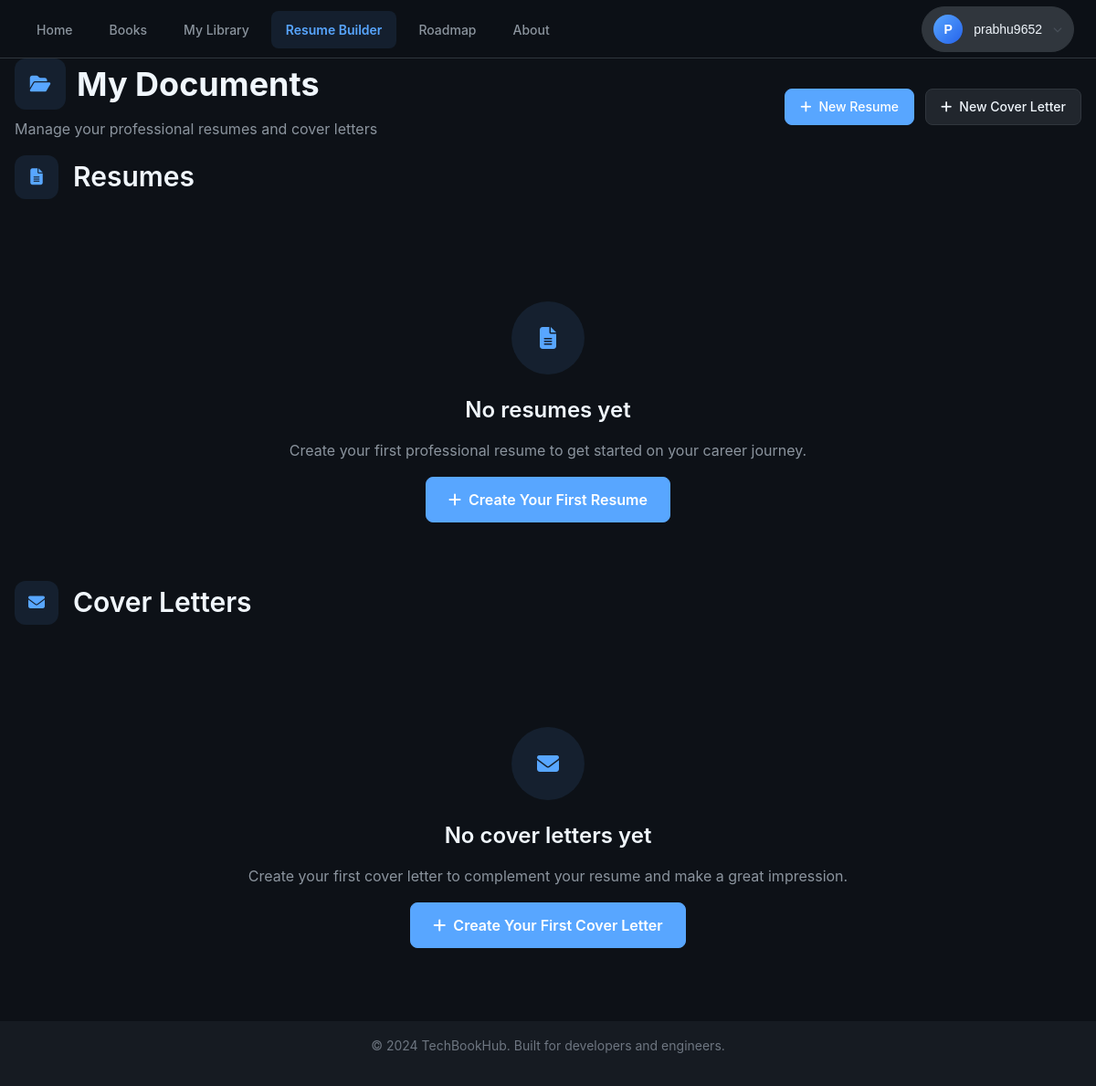
The page /resume-builder/dashboard/ (signed in) on the database as committed earlier.
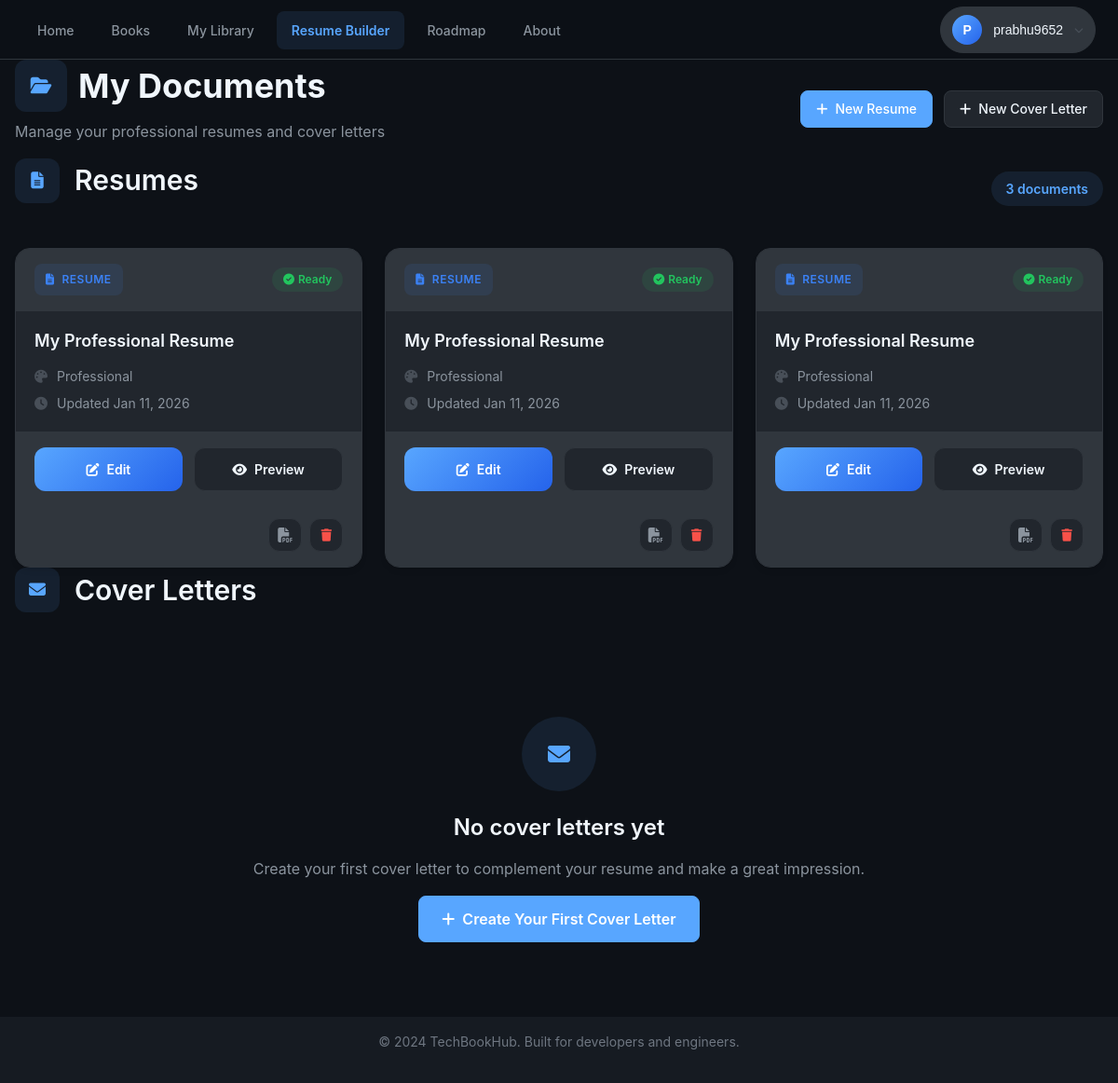
The same page on the database as committed later.
### resume_builder/models.py (models this page shows, shortened)
class Resume(models.Model):
    ROLE_CHOICES = [
        ('devops_sre', 'DevOps / SRE Engineer'),
        ('software_engineer', 'Software Engineer'),
        ('ds_ml', 'DS / ML Engineer'),
    ]
    user = models.ForeignKey(User, on_delete=models.CASCADE, related_name='resumes')
    template = models.ForeignKey(ResumeTemplate, on_delete=models.CASCADE)
    title = models.CharField(max_length=200, default="My Resume")
    role = models.CharField(max_length=30, choices=ROLE_CHOICES, default='software_engineer')
    profile_photo = models.ImageField(upload_to='resume_photos/', blank=True, null=True)
    primary_color = models.CharField(max_length=7, default='#4a9d9a', help_text='Header/accent color')
    full_name = models.CharField(max_length=100)
    role_title = models.CharField(max_length=100, blank=True, help_text="e.g., Senior DevOps Engineer")
    email = models.EmailField()
    phone = models.CharField(max_length=20, blank=True)
    address = models.TextField(blank=True, help_text="Full address")
    location = models.CharField(max_length=100, blank=True)
    linkedin = models.URLField(blank=True)
    github = models.URLField(blank=True)
    website = models.URLField(blank=True)
    skills = models.JSONField(default=list)
    summary = models.TextField(blank=True)
    experience = models.JSONField(default=list)
    projects = models.JSONField(default=list)
    education = models.JSONField(default=list)
    languages = models.JSONField(default=list)
    certifications = models.JSONField(default=list)
    created_at = models.DateTimeField(auto_now_add=True)
    updated_at = models.DateTimeField(auto_now=True)
    class Meta:
        ordering = ['-updated_at']

class ResumeTemplate(models.Model):
    CATEGORIES = [
        ('professional', 'Professional'),
        ('modern', 'Modern'),
        ('creative', 'Creative'),
        ('minimal', 'Minimal'),
    ]
    name = models.CharField(max_length=100)
    slug = models.SlugField(max_length=100, unique=True)
    category = models.CharField(max_length=20, choices=CATEGORIES, default='professional')
    description = models.TextField()
    html_template = models.TextField()
    css_styles = models.TextField()
    is_active = models.BooleanField(default=True)
    created_at = models.DateTimeField(auto_now_add=True)
    updated_at = models.DateTimeField(auto_now=True)
    primary_color = models.CharField(max_length=7, default='#4a9d9a', help_text='Primary color hex code')
    class Meta:
        ordering = ['category', 'name']

### resume_builder/views.py (the view)
# urls.py: path('dashboard/', views.dashboard, name='dashboard'),
@login_required
def dashboard(request):
    resumes = Resume.objects.filter(user=request.user)[:10]
    cover_letters = CoverLetter.objects.filter(user=request.user)[:10]
    context = {
        'title': 'My Documents',
        'resumes': resumes,
        'cover_letters': cover_letters,
    }
    return render(request, 'resume_builder/dashboard.html', context)

### accounts/access_control.py (called while the page is built, shortened)
def user_has_content_access(user):
    if not user or not user.is_authenticated:
        return False
    if user.is_superuser or user.is_staff:
        return True

### accounts/context_processors.py (called while the page is built, shortened)
def access_control_context(request):
    try:
        if hasattr(request, 'user') and request.user and request.user.is_authenticated:
            return {
                'access_context': get_user_access_context(request.user)
            }
    except Exception as e:
        import logging
        logger = logging.getLogger(__name__)
        logger.error(f"Error in access_control_context: {e}")

### resume_builder/templates/resume_builder/dashboard.html (shortened to what the changed rows need)
{% extends 'base.html' %}
{% load static %}
{% block content %}
<div class="container p-8">
  <div class="dashboard-header d-flex justify-content-between align-items-center mb-12 animate-slide-down">
    <div class="header-content">
      <h1 class="d-flex align-items-center gap-3 mb-2">
        <div class="header-icon">
          <i class="fas fa-folder-open"></i>
        </div>
        My Documents
      </h1>
    </div>
  </div>
  <div class="documents-section mb-16 animate-slide-left">
    <div class="section-header-enhanced mb-8">
      <h2 class="d-flex align-items-center">
        <div class="section-icon">
          <i class="fas fa-file-alt"></i>
        </div>
        Resumes
      </h2>
      {% if resumes %}
        <span class="document-count">
          {{ resumes|length }} document{{ resumes|length|pluralize }}
        </span>
      {% endif %}
    </div>
    {% if resumes %}
      <div class="documents-grid-enhanced">
        {% for resume in resumes %}
          <div class="document-card-enhanced animate-slide-up animate-stagger-{{ forloop.counter0|add:1 }}" data-document-id="{{ resume.id }}" data-document-type="resume">
            <div class="card-header-section">
              <div class="document-type-badge resume-badge">
                <i class="fas fa-file-alt"></i>
                Resume
              </div>
              <div class="document-status-badge">
                <i class="fas fa-check-circle"></i>
                Ready
              </div>
            </div>
            <div class="card-body-section">
              <h3 class="document-title-enhanced">{{ resume.title }}</h3>
              <div class="document-meta-enhanced">
                <div class="meta-row">
                  <i class="fas fa-palette"></i>
                  <span>{{ resume.template.name }}</span>
                </div>
                <div class="meta-row">
                  <i class="fas fa-clock"></i>
                  <span>Updated {{ resume.updated_at|date:"M d, Y" }}</span>
                </div>
              </div>
            </div>
            <div class="card-actions-section">
              <div class="primary-actions-row">
                <a href="{% url 'resume_builder:edit_resume' resume.id %}" class="action-btn-enhanced primary-action">
                  <i class="fas fa-edit"></i>
                  Edit
                </a>
                <a href="{% url 'resume_builder:preview_resume' resume.id %}" class="action-btn-enhanced secondary-action">
                  <i class="fas fa-eye"></i>
                  Preview
                </a>
              </div>
              <div class="secondary-actions-row">
                <a href="{% url 'resume_builder:download_resume' resume.id %}" class="icon-action-btn download-action" title="Download PDF">
                  <i class="fas fa-file-pdf"></i>
                </a>
                <button type="button" class="icon-action-btn delete-action delete-document-btn"
                        data-document-id="{{ resume.id }}"
                        data-document-type="resume"
                        data-document-title="{{ resume.title }}"
                        title="Delete Resume">
                  <i class="fas fa-trash"></i>
                </button>
              </div>
            </div>
          </div>
        {% endfor %}
      </div>
    {% else %}
      <div class="empty-state">
        <div class="empty-icon animate-pulse">
          <i class="fas fa-file-alt"></i>
        </div>
        <h3>No resumes yet</h3>
        <p>Create your first professional resume to get started on your career journey.</p>
        <a href="{% url 'resume_builder:resume_templates' %}" class="btn btn-primary btn-lg">
          <i class="fas fa-plus"></i>
          Create Your First Resume
        </a>
      </div>
    {% endif %}
  </div>
  <div class="documents-section animate-slide-right">
    <div class="section-header-enhanced mb-8">
      <h2 class="d-flex align-items-center">
        <div class="section-icon">
          <i class="fas fa-envelope"></i>
        </div>
        Cover Letters
      </h2>
    </div>
  </div>
</div>
{% endblock %}

Rows that differ between the two databases and show on the page:
added Resume: title "My Professional Resume", template.name "Professional", updated_at "Jan 11, 2026"
added Resume: title "My Professional Resume", template.name "Professional", updated_at "Jan 11, 2026"
added Resume: title "My Professional Resume", template.name "Professional", updated_at "Jan 11, 2026"
Other text that changed with them:
{{ resumes|length }}: (not shown) → "3"
text no longer shown: "No resumes yet Create your first professional resume to get started on your career journey. Create Your First Resume"
text now shown: "document"
